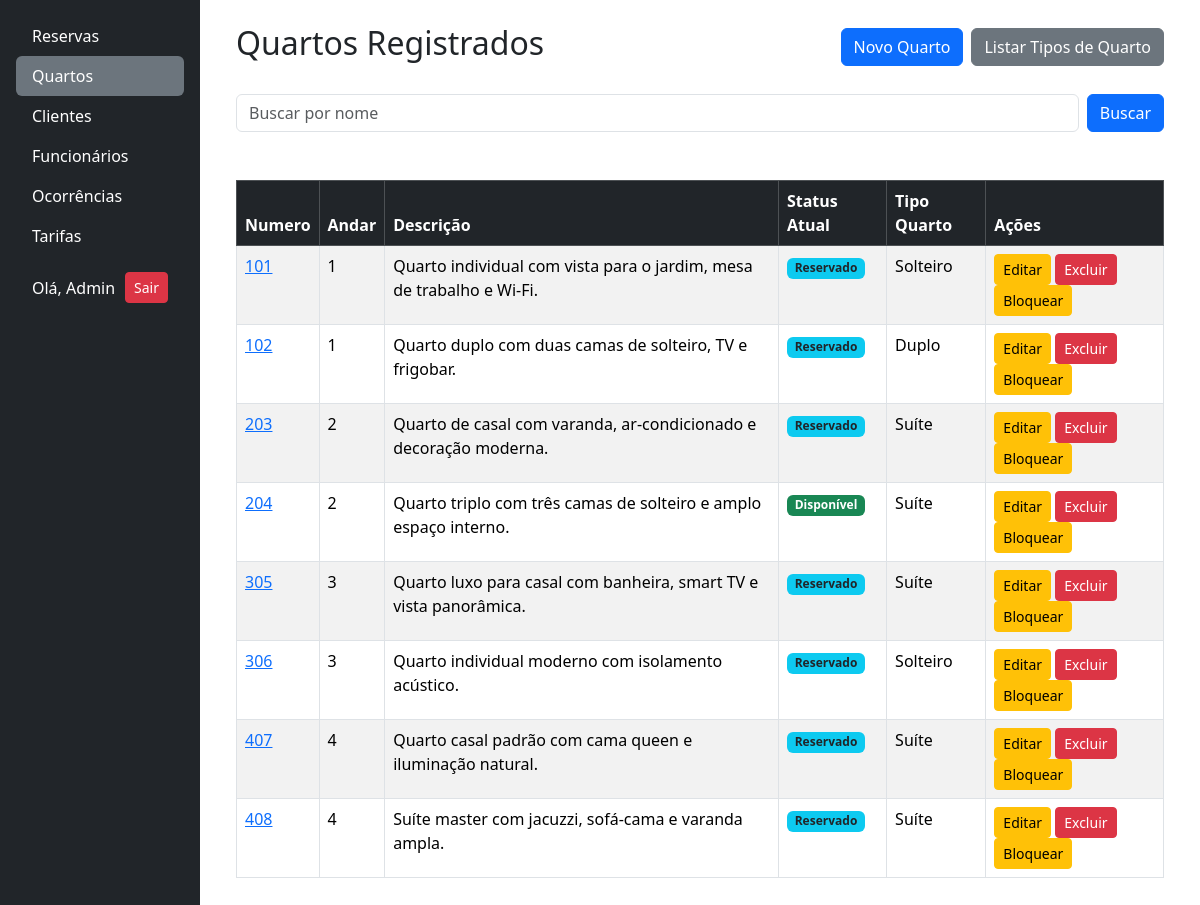
/quartos/ (signed in), run on an earlier commit of the app's database.
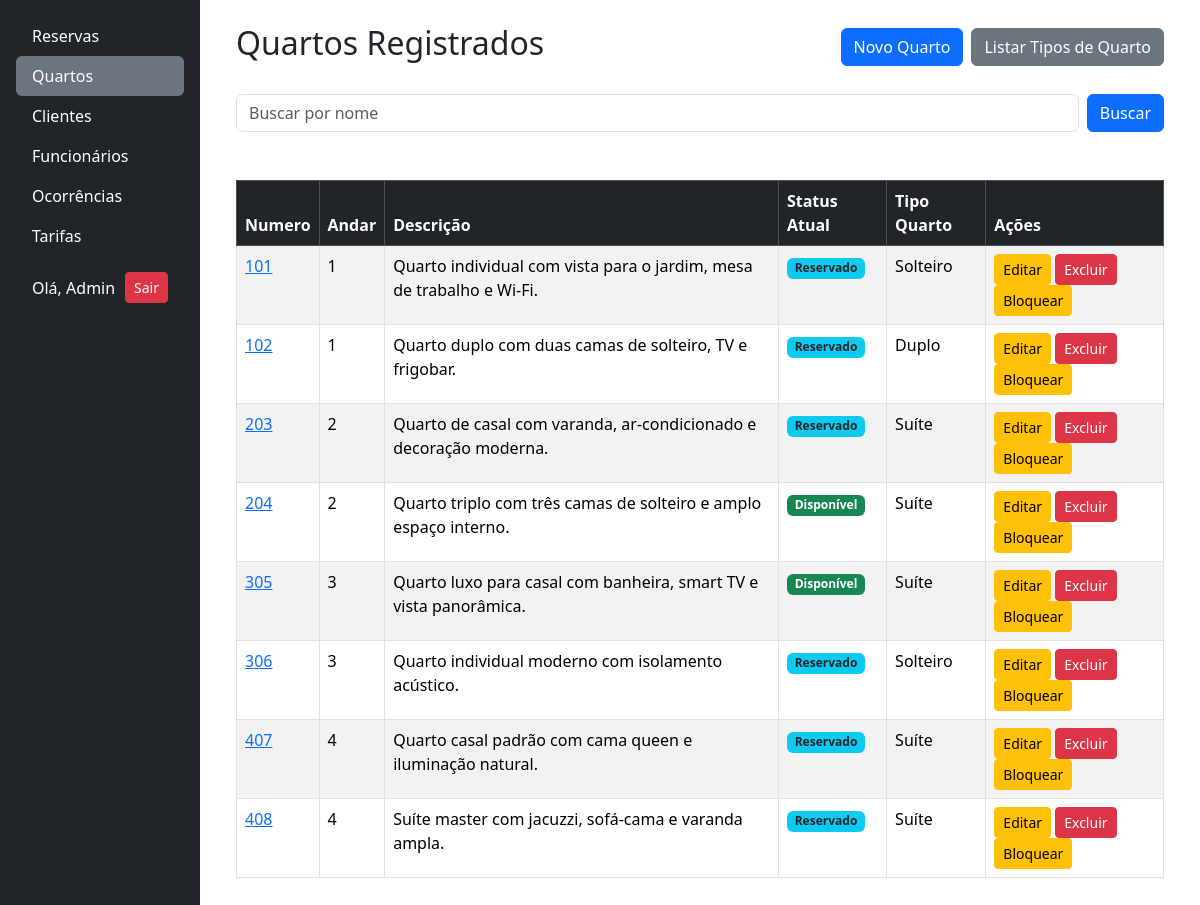
And on a later commit of the database.
### quartos/models.py (models this page shows, shortened)
class Quarto(models.Model):
    numero = models.IntegerField(
        unique=True,
        verbose_name="Número do Quarto"
    )
    andar = models.IntegerField(
        verbose_name="Andar do Quarto"
    )
    descricao = models.TextField(
        blank=True,
        null=True,
        verbose_name="Descrição do Quarto"
    )
    status = models.CharField(
        choices=QUARTO_STATUS_CHOICES,
        max_length=25,
        blank=False,
        verbose_name="Status Atual"
    )
    tipo = models.ForeignKey(
        TipoQuarto,
        on_delete=models.RESTRICT,
        verbose_name="Tipo de Quarto"
    )
    foto = StdImageField(
        upload_to='fotos/quartos',
        variations={'thumb': (150, 150), 'medium': (
            300, 300), 'large': (600, 400)},
        blank=True,
        null=True
    )

class TipoQuarto(models.Model):
    nome = models.CharField(max_length=100, unique=True, blank=False)
    descricao = models.TextField(max_length=400, blank=True, null=True)
    capacidade = models.IntegerField(verbose_name="Capacidade", blank=False)
    def __str__(self):
        return f"{self.nome}"

### quartos/views.py (the view)
# urls.py: path("quartos/", include("quartos.urls")),
@login_required
def quartos(request):
    query = request.GET.get('busca', '')
    if query:
        quartos = Quarto.objects.filter(numero__icontains=query)
    else:
        quartos = Quarto.objects.all()
    dados = {
        'quartos': quartos,
        'query': query,
    }
    return render(request, 'quartos/index.html', dados)

### quartos/templates/quartos/index.html
{% extends 'base.html' %}
{% block content %}
<div class="container">
  <div class="d-flex justify-content-between align-items-center mb-4">
    <h2>Quartos Registrados</h2>
    <div class="d-grid gap-2 d-md-flex justify-content-md-start">
      <a href="{% url 'cadastrar_quarto' %}" class="btn btn-primary">Novo Quarto</a>
      <a href="{% url 'tipos_quarto'%}" class="btn btn-secondary">Listar Tipos de Quarto</a>
    </div>
  </div>
  {% include 'partials/_busca.html' with placeholder_text="Buscar por nome" %}
  <div class="table-responsive mt-4">
    <table class="table table-striped table-bordered mt-4">
      <thead class="table-dark">
        <tr>
          <th>
            <a href="{% url 'ordenar_quarto' 'numero' %}?busca={{query}}"
              class="text-white text-decoration-none">Numero</a>
          </th>
          <th>
            <a href="{% url 'ordenar_quarto' 'andar' %}?busca={{query}}"
              class="text-white text-decoration-none">Andar</a>
          </th>
          <th>
            <a href="{% url 'ordenar_quarto' 'descricao' %}?busca={{query}}"
              class="text-white text-decoration-none">Descrição</a>
          </th>
          <th>
            <a href="{% url 'ordenar_quarto' 'status' %}?busca={{query}}" class="text-white text-decoration-none">Status
              Atual</a>
          </th>
          <th>
            <a href="{% url 'ordenar_quarto' 'tipo' %}?busca={{query}}" class="text-white text-decoration-none">Tipo
              Quarto</a>
          </th>
          <th>Ações</th>
        </tr>
      </thead>
      <tbody>
        {% for quarto in quartos %}
        <tr>
          <td><a href="{% url 'detalhes_quarto' quarto.id %}">{{ quarto.numero }}</a></td>
          <td>{{ quarto.andar }}</td>
          <td>{{ quarto.descricao }}</td>
          <td>
           {% include 'quartos/partials/_quarto_status.html' %}
          </td>
          <td>{{ quarto.tipo }}</td>
          <td>
            <a href="{% url 'editar_quarto' quarto.id  %}" class="btn btn-sm btn-warning">Editar</a>
            <a href="{% url 'excluir_quarto' quarto.id  %}" class="btn btn-sm btn-danger">Excluir</a>
            {% if quarto.status != 'indisponivel' %}
              <a href="{% url 'bloquear_quarto' quarto.id %}" class="btn btn-warning btn-sm">Bloquear</a>
            {% elif quarto.status == 'indisponivel' %}
              <a href="{% url 'desbloquear_quarto' quarto.id %}" class="btn btn-success btn-sm">Desbloquear</a>
            {% endif %}
          </td>
        </tr>
        {% empty %}
        <tr>
          <td colspan="7" class="text-center">Nenhum Quarto encontrado.</td>
        </tr>
        {% endfor %}
      </tbody>
    </table>
  </div>
</div>
{% endblock %}

### quartos/templates/quartos/partials/_quarto_status.html
{% if quarto.status == "disponivel" %}
  <span class="badge bg-success">Disponível</span>
{% elif quarto.status == "reservado" %}
  <span class="badge bg-info text-dark">Reservado</span>
{% elif quarto.status == "ocupado" %}
  <span class="badge bg-danger">Ocupado</span>
{% elif quarto.status == "manutencao" %}
  <span class="badge bg-warning text-dark">Em Manutenção</span>
{% elif quarto.status == "indisponivel" %}
  <span class="badge bg-warning text-dark">Indisponível</span>
{% endif %}

What changed in the data, as far as the page shows it:
changed Quarto "Quarto luxo para casal com banheira, smart TV e vista panorâmica.": status "Reservado" → "Disponível"
